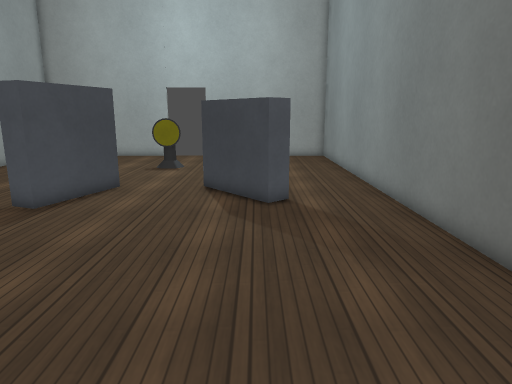
View 1 (above)

14 first-person views from a walk through a level from a Godot 3-D game. The camera is 1.5 m above the floor, tilts 12° down and sees 70° across. The floor is counted in squares, 0.5 m on a side. Each view is taken from the middle of a square. On the plan, view 1 faces up. The plan holds only what a view shows up to about 20 squares ahead; the rest is blank. Flat picture figures and markers are left out. Surface patterns are stand-ins for the level's own textures.

View 2
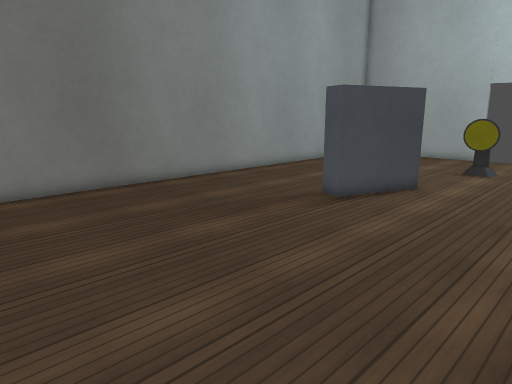

View 3
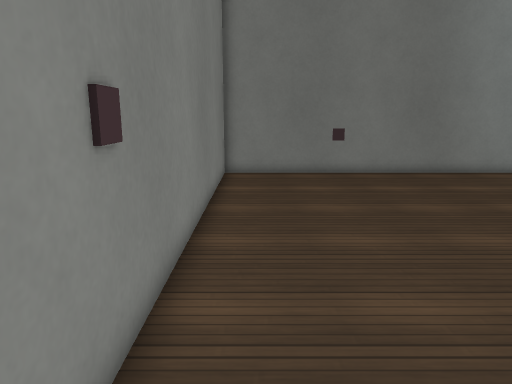

View 4
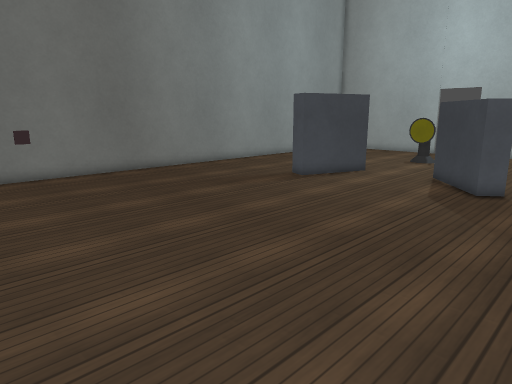

View 5
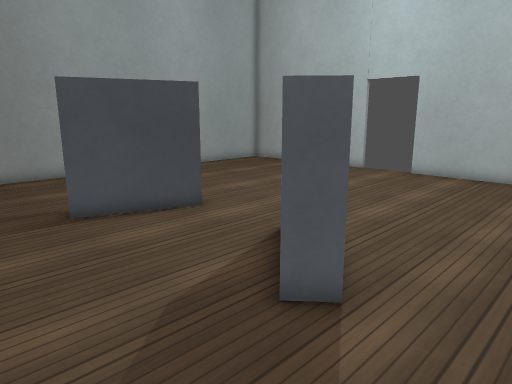

View 6
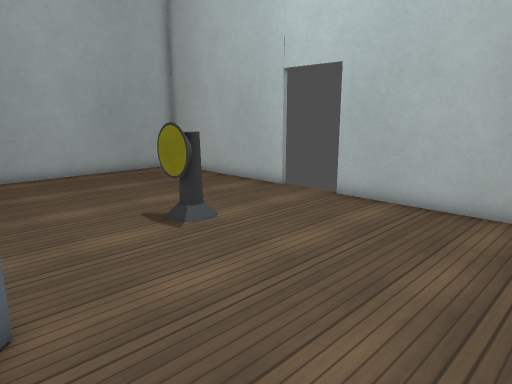

View 7
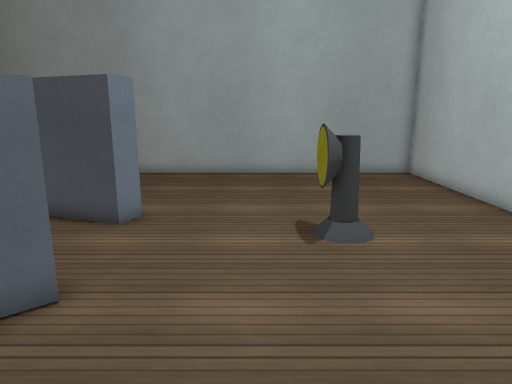

View 8
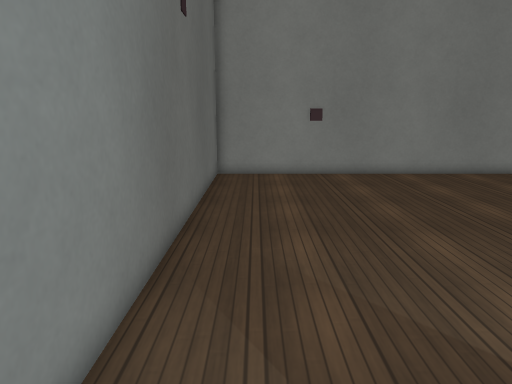

View 9
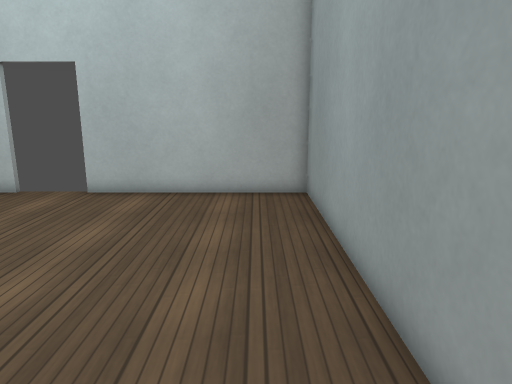

View 10
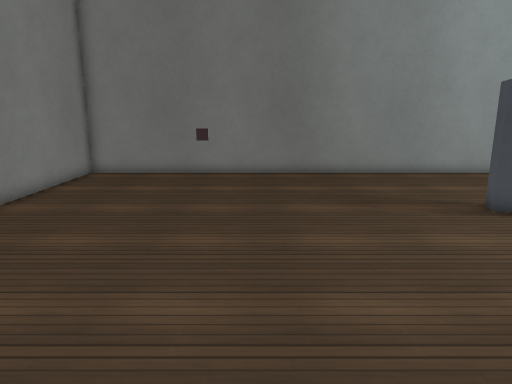

View 11
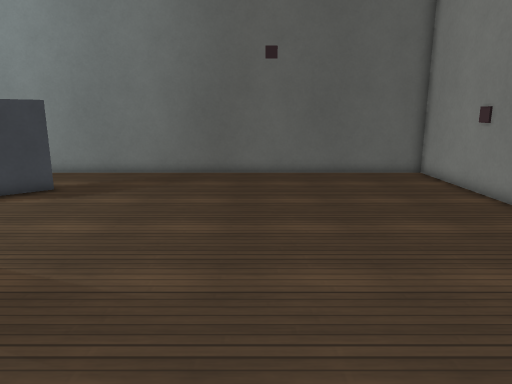

View 12
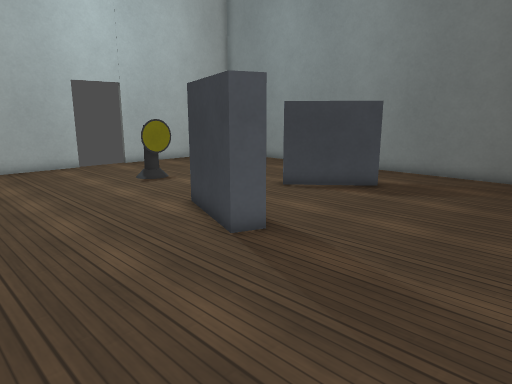

View 13
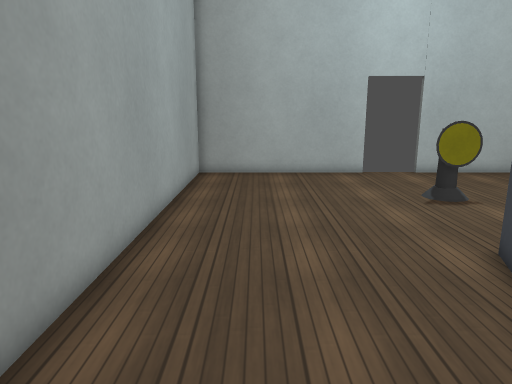

View 14
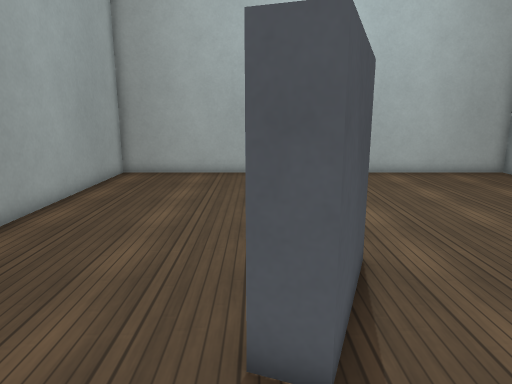

### Floor plan
Points are (right, up) in squares from view 1. A wall is a line through its corners. A room is listed if a view was taken in it or the views show most of it. See-through windows are left out.
Room 1 (views 1, 2, 3, 4, 5, 6, 7, 8, 9, 10, 11, 12, 13, 14)
walls: (-7.2, 11.5) (-8.1, 11.8) (-6.7, 15.6) (-5.8, 15.2) (-7.2, 11.5); (-1.5, 15.8) (-0.9, 15.2); (1.2, 12.8) (0.4, 12.1) (-2.2, 15.2); (-4.9, 20.9) (-4.4, 20.6) (-5.9, 20.6); (-4.7, 21) (-4.3, 20.6); (-4.7, 21.1) (-4.2, 20.6); (-4.9, 21.5) (-4.5, 21.1); (-6.4, 27) (-15, 27) (-15, -4.6) (5, -4.6) (5, 27) (-3.6, 27)

Where each view was taken, in squares from view 1:
view 1: 0 up, 0 right, facing up
view 2: 0 up, 0 right, facing up-left
view 3: 3 down, 4 right, facing left
view 4: 3 down, 4 right, facing up-left
view 5: 8 up, 4 right, facing up-left
view 6: 15 up, 4 right, facing up-left
view 7: 19 up, 4 right, facing left
view 8: 14 up, 3 right, facing down
view 9: 13 up, 3 right, facing up
view 10: 4 up, 4 right, facing left
view 11: 4 up, 14 left, facing right
view 12: 5 up, 14 left, facing up-right
view 13: 8 up, 12 left, facing up
view 14: 8 up, 8 left, facing up
